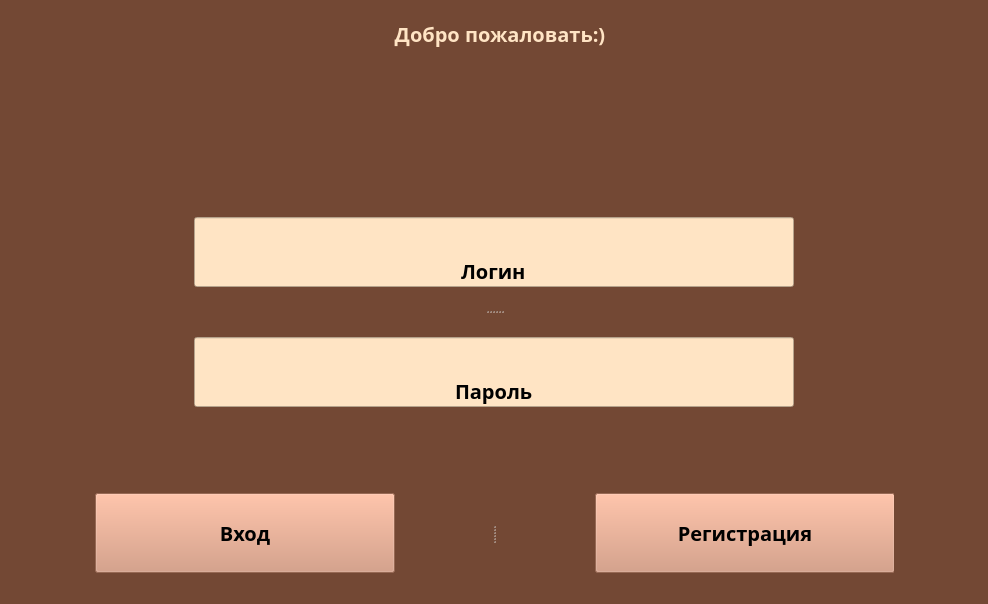
<?xml version="1.0" encoding="UTF-8"?>
<ui version="4.0">
 <class>MainWindow</class>
 <widget class="QMainWindow" name="MainWindow">
  <property name="geometry">
   <rect>
    <x>0</x>
    <y>0</y>
    <width>988</width>
    <height>604</height>
   </rect>
  </property>
  <property name="windowTitle">
   <string>MainWindow</string>
  </property>
  <property name="layoutDirection">
   <enum>Qt::RightToLeft</enum>
  </property>
  <property name="styleSheet">
   <string notr="true">background-color: rgb(115, 72, 52);</string>
  </property>
  <widget class="QWidget" name="centralwidget">
   <layout class="QVBoxLayout" name="verticalLayout">
    <item>
     <layout class="QHBoxLayout" name="horizontalLayout_3">
      <item>
       <spacer name="horizontalSpacer_5">
        <property name="orientation">
         <enum>Qt::Horizontal</enum>
        </property>
        <property name="sizeHint" stdset="0">
         <size>
          <width>28</width>
          <height>20</height>
         </size>
        </property>
       </spacer>
      </item>
      <item>
       <widget class="QLabel" name="label">
        <property name="sizePolicy">
         <sizepolicy hsizetype="Preferred" vsizetype="Preferred">
          <horstretch>0</horstretch>
          <verstretch>0</verstretch>
         </sizepolicy>
        </property>
        <property name="minimumSize">
         <size>
          <width>950</width>
          <height>50</height>
         </size>
        </property>
        <property name="maximumSize">
         <size>
          <width>950</width>
          <height>50</height>
         </size>
        </property>
        <property name="font">
         <font>
          <family>Ink Free</family>
          <pointsize>15</pointsize>
          <weight>75</weight>
          <bold>true</bold>
          <stylestrategy>PreferDefault</stylestrategy>
         </font>
        </property>
        <property name="layoutDirection">
         <enum>Qt::RightToLeft</enum>
        </property>
        <property name="styleSheet">
         <string notr="true">color: rgb(255, 228, 196)</string>
        </property>
        <property name="text">
         <string>Добро пожаловать:)</string>
        </property>
        <property name="alignment">
         <set>Qt::AlignCenter</set>
        </property>
       </widget>
      </item>
      <item>
       <spacer name="horizontalSpacer_6">
        <property name="orientation">
         <enum>Qt::Horizontal</enum>
        </property>
        <property name="sizeHint" stdset="0">
         <size>
          <width>40</width>
          <height>20</height>
         </size>
        </property>
       </spacer>
      </item>
     </layout>
    </item>
    <item alignment="Qt::AlignHCenter">
     <widget class="QLabel" name="picture_lable">
      <property name="minimumSize">
       <size>
        <width>0</width>
        <height>100</height>
       </size>
      </property>
      <property name="layoutDirection">
       <enum>Qt::LeftToRight</enum>
      </property>
      <property name="text">
       <string/>
      </property>
      <property name="pixmap">
       <pixmap>kot_klubok.png</pixmap>
      </property>
     </widget>
    </item>
    <item>
     <spacer name="verticalSpacer">
      <property name="orientation">
       <enum>Qt::Vertical</enum>
      </property>
      <property name="sizeHint" stdset="0">
       <size>
        <width>20</width>
        <height>40</height>
       </size>
      </property>
     </spacer>
    </item>
    <item>
     <layout class="QHBoxLayout" name="horizontalLayout">
      <item>
       <spacer name="horizontalSpacer">
        <property name="orientation">
         <enum>Qt::Horizontal</enum>
        </property>
        <property name="sizeHint" stdset="0">
         <size>
          <width>218</width>
          <height>20</height>
         </size>
        </property>
       </spacer>
      </item>
      <item>
       <widget class="QSplitter" name="splitter_2">
        <property name="minimumSize">
         <size>
          <width>600</width>
          <height>190</height>
         </size>
        </property>
        <property name="orientation">
         <enum>Qt::Vertical</enum>
        </property>
        <property name="opaqueResize">
         <bool>false</bool>
        </property>
        <property name="handleWidth">
         <number>50</number>
        </property>
        <widget class="QLineEdit" name="login_lineEdit">
         <property name="minimumSize">
          <size>
           <width>600</width>
           <height>70</height>
          </size>
         </property>
         <property name="maximumSize">
          <size>
           <width>600</width>
           <height>70</height>
          </size>
         </property>
         <property name="font">
          <font>
           <family>Ink Free</family>
           <pointsize>15</pointsize>
           <weight>75</weight>
           <bold>true</bold>
          </font>
         </property>
         <property name="styleSheet">
          <string notr="true">background-color: rgb(255, 228, 196);</string>
         </property>
         <property name="text">
          <string>Логин</string>
         </property>
         <property name="alignment">
          <set>Qt::AlignBottom|Qt::AlignHCenter</set>
         </property>
        </widget>
        <widget class="QLineEdit" name="password_lineEdit">
         <property name="minimumSize">
          <size>
           <width>600</width>
           <height>70</height>
          </size>
         </property>
         <property name="maximumSize">
          <size>
           <width>600</width>
           <height>69</height>
          </size>
         </property>
         <property name="font">
          <font>
           <family>Ink Free</family>
           <pointsize>15</pointsize>
           <weight>75</weight>
           <bold>true</bold>
          </font>
         </property>
         <property name="layoutDirection">
          <enum>Qt::LeftToRight</enum>
         </property>
         <property name="styleSheet">
          <string notr="true">background-color: rgb(255, 228, 196);</string>
         </property>
         <property name="text">
          <string>Пароль</string>
         </property>
         <property name="alignment">
          <set>Qt::AlignBottom|Qt::AlignHCenter</set>
         </property>
        </widget>
       </widget>
      </item>
      <item>
       <spacer name="horizontalSpacer_4">
        <property name="orientation">
         <enum>Qt::Horizontal</enum>
        </property>
        <property name="sizeHint" stdset="0">
         <size>
          <width>218</width>
          <height>20</height>
         </size>
        </property>
       </spacer>
      </item>
     </layout>
    </item>
    <item>
     <spacer name="verticalSpacer_2">
      <property name="orientation">
       <enum>Qt::Vertical</enum>
      </property>
      <property name="sizeType">
       <enum>QSizePolicy::Fixed</enum>
      </property>
      <property name="sizeHint" stdset="0">
       <size>
        <width>20</width>
        <height>80</height>
       </size>
      </property>
     </spacer>
    </item>
    <item>
     <layout class="QHBoxLayout" name="horizontalLayout_2">
      <item>
       <spacer name="horizontalSpacer_2">
        <property name="orientation">
         <enum>Qt::Horizontal</enum>
        </property>
        <property name="sizeHint" stdset="0">
         <size>
          <width>98</width>
          <height>20</height>
         </size>
        </property>
       </spacer>
      </item>
      <item>
       <widget class="QSplitter" name="splitter">
        <property name="minimumSize">
         <size>
          <width>800</width>
          <height>70</height>
         </size>
        </property>
        <property name="orientation">
         <enum>Qt::Horizontal</enum>
        </property>
        <property name="opaqueResize">
         <bool>false</bool>
        </property>
        <property name="handleWidth">
         <number>200</number>
        </property>
        <widget class="QPushButton" name="regist_btn">
         <property name="minimumSize">
          <size>
           <width>300</width>
           <height>80</height>
          </size>
         </property>
         <property name="maximumSize">
          <size>
           <width>300</width>
           <height>80</height>
          </size>
         </property>
         <property name="font">
          <font>
           <family>Ink Free</family>
           <pointsize>15</pointsize>
           <weight>75</weight>
           <bold>true</bold>
          </font>
         </property>
         <property name="styleSheet">
          <string notr="true">background-color: rgb(212, 147, 117);</string>
         </property>
         <property name="text">
          <string>Регистрация</string>
         </property>
        </widget>
        <widget class="QPushButton" name="vhod_btn">
         <property name="minimumSize">
          <size>
           <width>300</width>
           <height>80</height>
          </size>
         </property>
         <property name="maximumSize">
          <size>
           <width>300</width>
           <height>80</height>
          </size>
         </property>
         <property name="font">
          <font>
           <family>Ink Free</family>
           <pointsize>15</pointsize>
           <weight>75</weight>
           <bold>true</bold>
          </font>
         </property>
         <property name="styleSheet">
          <string notr="true">background-color: rgb(212, 147, 117);</string>
         </property>
         <property name="text">
          <string>Вход</string>
         </property>
        </widget>
       </widget>
      </item>
      <item>
       <spacer name="horizontalSpacer_3">
        <property name="orientation">
         <enum>Qt::Horizontal</enum>
        </property>
        <property name="sizeHint" stdset="0">
         <size>
          <width>98</width>
          <height>20</height>
         </size>
        </property>
       </spacer>
      </item>
     </layout>
    </item>
   </layout>
  </widget>
  <widget class="QMenuBar" name="menubar">
   <property name="geometry">
    <rect>
     <x>0</x>
     <y>0</y>
     <width>988</width>
     <height>26</height>
    </rect>
   </property>
  </widget>
  <widget class="QStatusBar" name="statusbar"/>
 </widget>
 <resources/>
 <connections/>
</ui>
